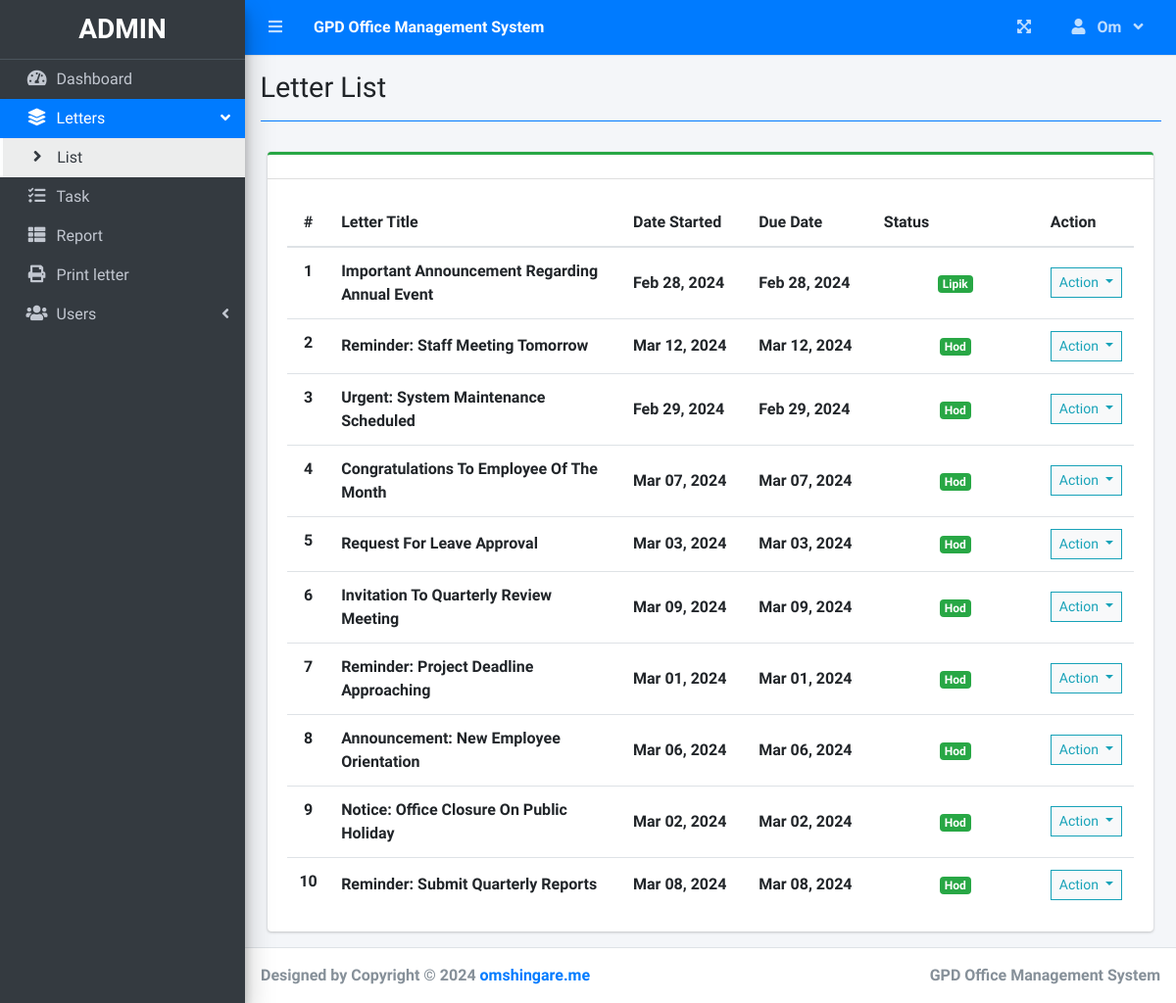
Before: /index.php?page=letter_list (signed in) with the older database file.
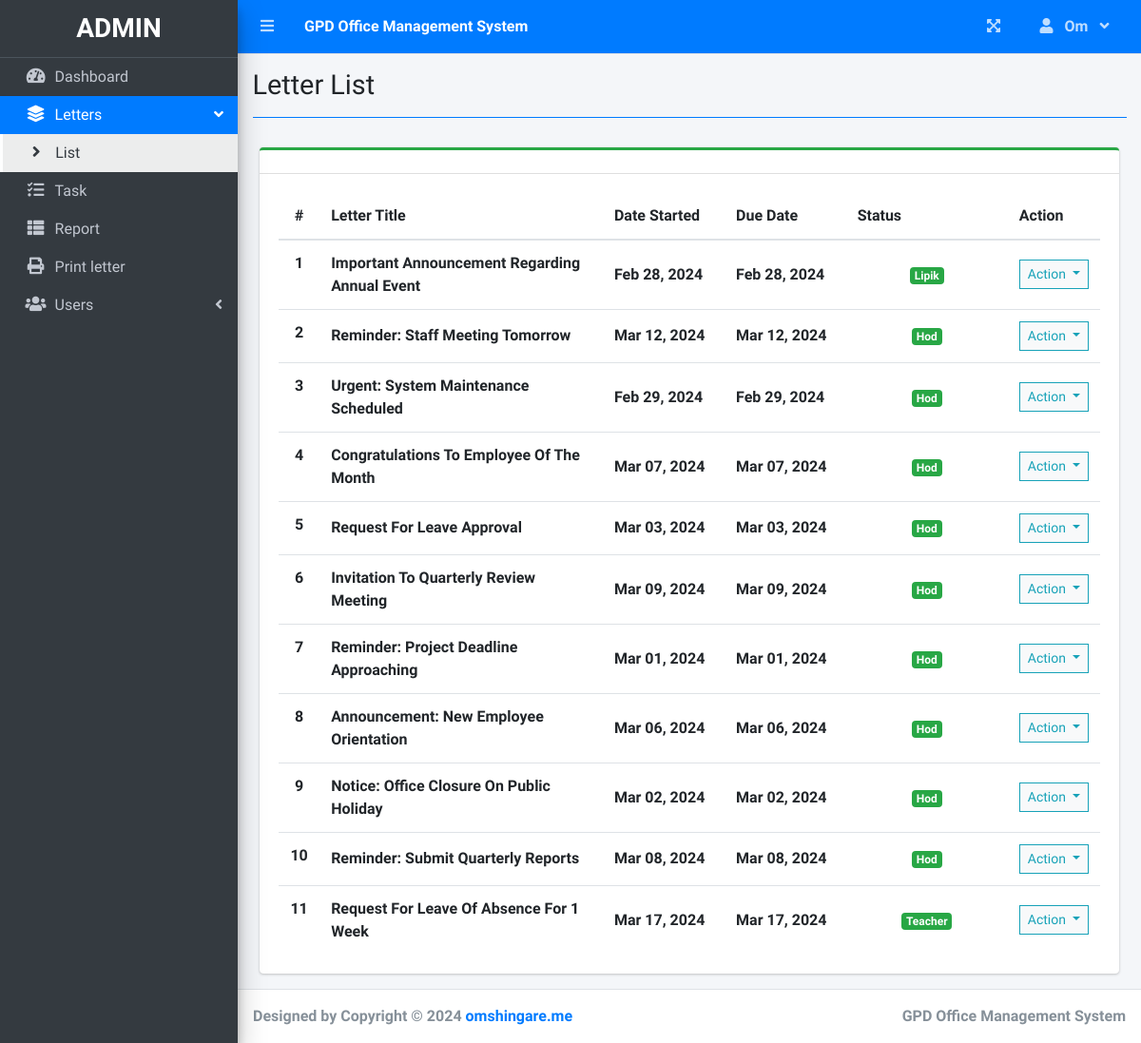
After: the same page with the newer database file.
### tables this page shows
CREATE TABLE `gpd_letters` (
  `letter_id` int(11) NOT NULL,
  `letter_creator_user_id` int(11) NOT NULL,
  `letter_title` text NOT NULL,
  `letter_content` text NOT NULL,
  `letter_status` int(11) DEFAULT 1,
  `letter_hod_remarks` text DEFAULT NULL,
  `letter_lipik_remarks` text DEFAULT NULL,
  `letter_principal_remarks` text DEFAULT NULL,
  `letter_principal_approval_date` datetime DEFAULT NULL,
  `letter_lipik_approval_date` datetime DEFAULT NULL,
  `letter_hod_approval_date` datetime DEFAULT NULL,
  `letter_created_date` date DEFAULT NULL
);

### letter_list.php (the view, shortened to what this page needs)
<?php include'db_connect.php' ?>
<div class="col-lg-12">
	<div class="card card-outline card-success">
		<div class="card-header">
		</div>
		<div class="card-body">
			<table class="table tabe-hover table-condensed" id="list">
				<colgroup>
					<col width="5%">
					<col width="35%">
					<col width="15%">
					<col width="15%">
					<col width="20%">
					<col width="10%">
				</colgroup>
				<thead>
					<tr>
						<th class="text-center">#</th>
						<th>Letter Title</th>
						<th>Date Started</th>
						<th>Due Date</th>
						<th>Status</th>
						<th>Action</th>
					</tr>
				</thead>
				<tbody>
				<?php
                $i = 1;
                $stat = array("Teacher","Hod","Lipik","Principal", "Done");
                $where = "";
                $qry = $conn->query("SELECT * FROM gpd_letters $where order by letter_creator_user_id asc");
                while($row = $qry->fetch_assoc()):
                ?>
					<tr>
						<th class="text-center"><?php echo $i++ ?></th>
						<td>
							<p><b><?php echo ucwords($row['letter_title']) ?></b></p>
						</td>
						<td><b><?php echo date("M d, Y",strtotime($row['letter_created_date'])) ?></b></td>
						<td><b><?php echo date("M d, Y",strtotime($row['letter_created_date'])) ?></b></td>
						<td class="text-center">
							<?php
							  	echo "<span class='badge badge-success'>{$stat[$row['letter_status'] - 1]}</span>";
							?>
						</td>
						<td class="text-center">
							<button type="button" class="btn btn-default btn-sm btn-flat border-info wave-effect text-info dropdown-toggle" data-toggle="dropdown" aria-expanded="true">
		                      Action
		                    </button>
						</td>
					</tr>
				<?php endwhile; ?>
				</tbody>
			</table>
		</div>
	</div>
</div>

Changed rows visible on the page:
added gpd_letters: letter_title "Request For Leave Of Absence For 1 Week", letter_created_date "Mar 17, 2024", letter_status "Teacher"
